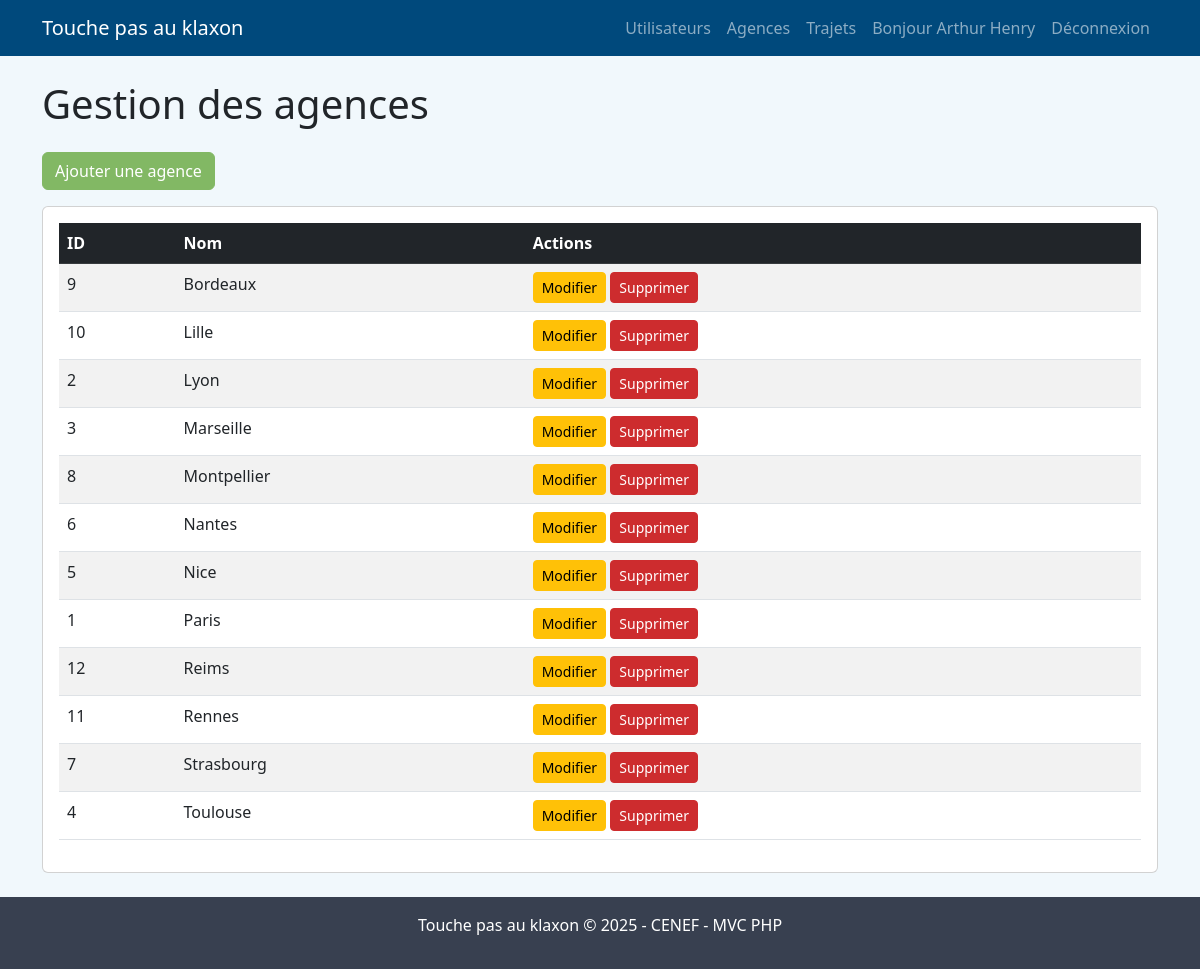
The page /?route=admin_agences (signed in) on the database its author committed.
### tables this page shows
CREATE TABLE agence (
    id INT AUTO_INCREMENT PRIMARY KEY,
    nom VARCHAR(100) NOT NULL UNIQUE,
    created_at TIMESTAMP DEFAULT CURRENT_TIMESTAMP
);

### controllers/AdminController.php (called while the page is built, shortened)
<?php
class AdminController
{
    public function agences()
    {
        $agenceModel = new \Models\Agence();
        $agences = $agenceModel->getAll();
        require_once '../views/admin/agences.php';
    }
}

### public/index.php (called while the page is built, shortened)
<?php
require_once '../config/database.php';
require_once '../routes/web.php';

### config/database.php (called while the page is built, shortened)
<?php
class Database
{
    private $host = DB_HOST;
    private $user = DB_USER;
    private $pass = DB_PASS;
    private $dbname = DB_NAME;
    private $dbh;
    private $stmt;
    public function __construct()
    {
        $dsn = 'mysql:host=' . $this->host . ';dbname=' . $this->dbname . ';charset=utf8mb4';
        $options = array(
            PDO::ATTR_PERSISTENT => true,
            PDO::ATTR_ERRMODE => PDO::ERRMODE_EXCEPTION,
            PDO::ATTR_DEFAULT_FETCH_MODE => PDO::FETCH_OBJ,
            PDO::ATTR_EMULATE_PREPARES => false
        );
        try {
            $this->dbh = new PDO($dsn, $this->user, $this->pass, $options);
            $this->dbh->exec("SET NAMES 'utf8mb4'");
        } catch (PDOException $e) {
            $this->error = $e->getMessage();
            die('Erreur de connexion à la base de données : ' . $this->error . '<br>' .
                'Vérifiez vos paramètres dans config/config.php');
        }
    }
    public function query($sql)
    {
        $this->stmt = $this->dbh->prepare($sql);
    }
    public function execute()
    {
        try {
            return $this->stmt->execute();
        } catch (PDOException $e) {
            throw new Exception("Erreur d'exécution de la requête : " . $e->getMessage());
        }
    }
    public function resultSet()
    {
        $this->execute();
        return $this->stmt->fetchAll();
    }
}

### models/Agence.php (called while the page is built, shortened)
<?php
class Agence
{
    private $db;
    public function __construct()
    {
        $this->db = new \Database();
    }
    public function getAll()
    {
        $this->db->query("SELECT * FROM agence ORDER BY nom");
        return $this->db->resultSet();
    }
}

### views/admin/agences.php (the view, shortened to what this page needs)
<h1 class="mb-4">Gestion des agences</h1>
<div class="mb-3">
    <a href="?route=admin_agence_create" class="btn btn-success">
        <i class="bi bi-plus-lg"></i> Ajouter une agence
    </a>
</div>
<div class="card">
    <div class="card-body">
        <div class="table-responsive">
            <table class="table table-striped table-hover">
                <thead class="table-dark">
                    <tr>
                        <th>ID</th>
                        <th>Nom</th>
                        <th>Actions</th>
                    </tr>
                </thead>
                <tbody>
                    <?php if (empty($agences)): ?>
                        <tr>
                            <td colspan="3">Aucune agence trouvée.</td>
                        </tr>
                    <?php else: ?>
                        <?php foreach ($agences as $agence): ?>
                            <tr>
                                <td><?= $agence->id ?></td>
                                <td><?= htmlspecialchars($agence->nom) ?></td>
                                <td>
                                    <a href="?route=admin_agence_edit&id=<?= $agence->id ?>" class="btn btn-sm btn-warning" title="Modifier">
                                        <i class="bi bi-pencil"></i> Modifier
                                    </a>
                                    <a href="?route=admin_agence_delete&id=<?= $agence->id ?>" class="btn btn-sm btn-danger" title="Supprimer" onclick="return confirm('Êtes-vous sûr de vouloir supprimer cette agence ?')">
                                        <i class="bi bi-trash"></i> Supprimer
                                    </a>
                                </td>
                            </tr>
                        <?php endforeach; ?>
                    <?php endif; ?>
                </tbody>
            </table>
        </div>
    </div>
</div>
<?php
require_once '../views/layouts/default.php';
?>

### assets/css/style.css (style rules this page uses)
:root { --primary: #0074c7; --secondary: #00497c; --dark: #384050; --danger: #cd2c2e; --success: #82b864; --light: #f1f8fc; }
body { min-height: 100vh; display: flex; flex-direction: column; background-color: var(--light); }
.btn-success { background-color: var(--success); border-color: var(--success); }
.btn-danger { background-color: var(--danger); border-color: var(--danger); }
.table-dark { background-color: var(--dark); }

### rows shown on the page
agence: id "9", nom "Bordeaux"
agence: id "10", nom "Lille"
agence: id "2", nom "Lyon"
agence: id "3", nom "Marseille"
agence: id "8", nom "Montpellier"
agence: id "6", nom "Nantes"
agence: id "5", nom "Nice"
agence: id "1", nom "Paris"
agence: id "12", nom "Reims"
agence: id "11", nom "Rennes"
agence: id "7", nom "Strasbourg"
agence: id "4", nom "Toulouse"

### other values the page prints
$_SESSION['user_name'] "Arthur Henry"
